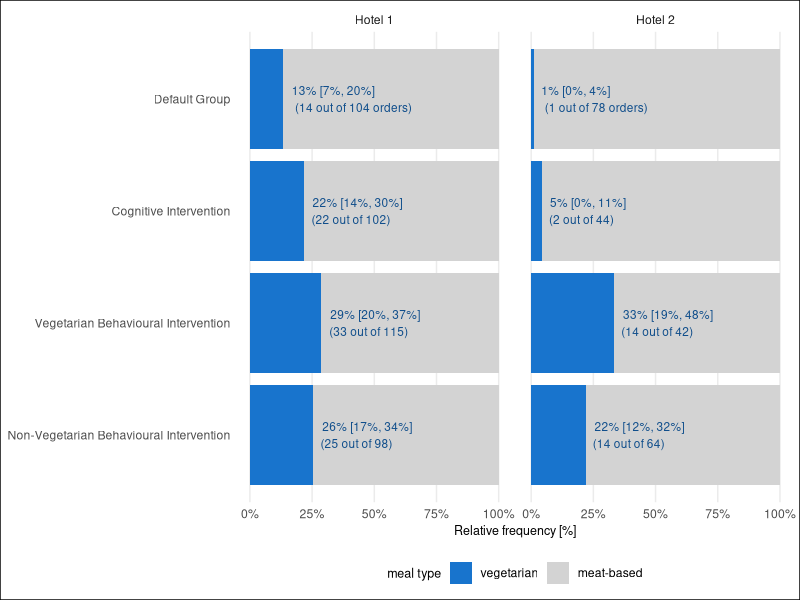
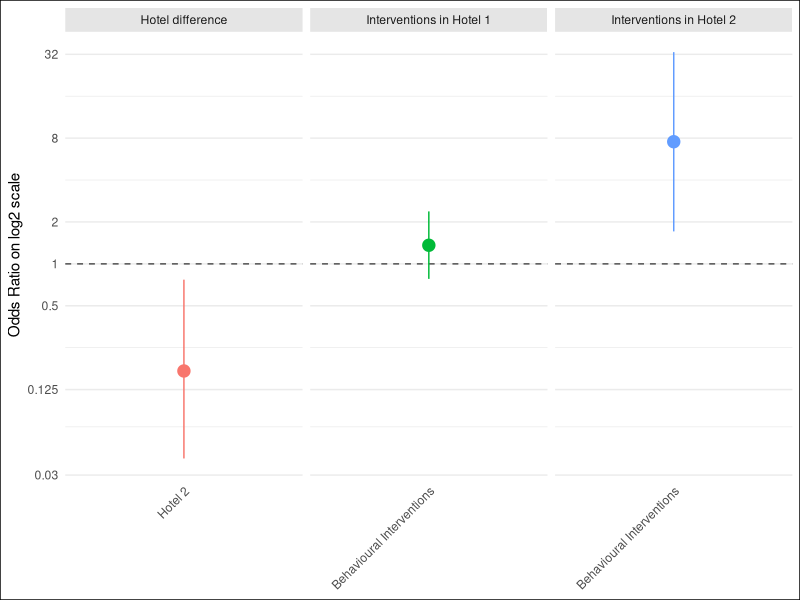
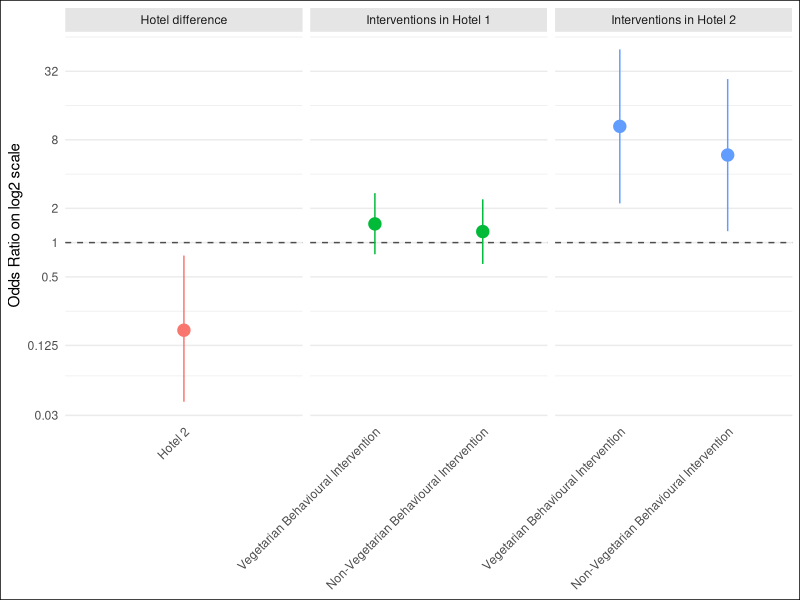

The R source for these figures, in order:
## ---- chunk 1
#| message: false

library(readxl)     # for read_excel()
library(dplyr)      # data handling
library(lubridate)  # datetime handling
library(ggplot2)    # data visualization
library(knitr)      # print tables
library(kableExtra) # print tables

# set global ggplot theme
theme_set(theme_minimal())
## ---- chunk 2
#| message: false

# read the hotel data on aggregated level
dat_hotel_agg <- readxl::read_excel("data/Hotel data.xlsx") %>% 
  select(-"...9", -"...10", -"...11")

# create a dataset on individual level
dat <- data.frame(hotel        = character(),
                  date         = character(),
                  intervention = character(),
                  meal_type    = character(),
                  date_weekday = character(),
                  date_weekend = character())
for (row in 1:nrow(dat_hotel_agg)) {
  n_veg    <- dat_hotel_agg$N_Vegetarian[row]
  n_nonVeg <- dat_hotel_agg$`N_Non-Vegetarian`[row]
  
  dat_new <- data.frame(hotel        = paste("hotel", dat_hotel_agg$Hotel[row]),
                        date         = dat_hotel_agg$Date[row] %>% as.character(),
                        intervention = dat_hotel_agg$Experimental_Condition[row] %>% as.character(),
                        meal_type    = c(rep("V", n_veg), rep("M", n_nonVeg)),
                        date_weekday = dat_hotel_agg$Day[row] %>% as.character(),
                        date_weekend = dat_hotel_agg$Weekend[row] %>% as.character())
  dat <- dat %>% bind_rows(dat_new)
}

# further data preparation
dat <- dat %>%
  as_tibble() %>% 
  mutate(hotel        = factor(hotel),
         date         = lubridate::as_date(date, format = "%Y-%m-%d"),
         intervention = case_when(intervention == "1" ~ "Default Group",
                                  intervention == "2" ~ "Cognitive Intervention",
                                  intervention == "3" ~ "Vegetarian Behavioural Intervention",
                                  intervention == "4" ~ "Non-Vegetarian Behavioural Intervention",
                                  TRUE                ~ NA_character_),
         intervention = factor(intervention, levels = c("Default Group", "Cognitive Intervention",
                                                        "Vegetarian Behavioural Intervention", "Non-Vegetarian Behavioural Intervention")),
         meal_type    = factor(meal_type),
         date_weekday = case_when(date_weekday == "1" ~ "Mo",
                                  date_weekday == "2" ~ "Di",
                                  date_weekday == "3" ~ "Mi",
                                  date_weekday == "4" ~ "Do",
                                  date_weekday == "5" ~ "Fr",
                                  date_weekday == "6" ~ "Sa",
                                  date_weekday == "7" ~ "So",
                                  TRUE                ~ NA_character_),
         date_weekday = factor(date_weekday, levels = c("Mo","Di","Mi","Do","Fr","Sa","So")),
         date_weekend = case_when(date_weekend == "1" ~ "weekend",
                                  date_weekend == "2" ~ "no weekend",
                                  TRUE                ~ NA_character_),
         date_weekend = factor(date_weekend))
## ---- chunk 3
#| column: page

# hotel
table(dat$hotel, useNA = "always") %>% 
  t() %>% kable(caption = "Distribution of hotels") %>% kable_styling()

# date
table(dat$hotel, dat$date, useNA = "always") %>% 
  t() %>% kable(caption = "Distribution of dates with observations, by hotel") %>% kable_styling()

# days
table(dat$hotel, dat$date_weekday, useNA = "always") %>% 
  t() %>% kable(caption = "Distribution of weekdays with observations, by hotel") %>% kable_styling()

# weekend
# note: we double checked, hotel 2 has no weekend observations
table(dat$hotel, dat$date_weekend, useNA = "always") %>% 
  t() %>% kable(caption = "Distribution of weekends by hotel (hotel 2 has no weekend observations") %>% kable_styling()
table(dat$date_weekday, dat$date_weekend, useNA = "always") %>% 
  t() %>% kable(caption = "Check if weekends are encoded correctly") %>% kable_styling()

# intervention
table(dat$hotel, dat$intervention, useNA = "always") %>% 
  t() %>% kable(caption = "Distribution of interventions") %>% kable_styling()

# meal_type
table(dat$hotel, dat$meal_type, useNA = "always") %>% 
  t() %>% kable(caption = "Distribution of ordered meals by hotel") %>% kable_styling()
table(dat$intervention, dat$meal_type, useNA = "always") %>% 
  t() %>% kable(caption = "Distribution of ordered meals by intervention") %>% kable_styling()
## ---- chunk 4
#| message: false
#| fig-width: 8
#| fig-height: 3.5

plot_dat <- dat %>% 
  filter(!is.na(meal_type)) %>% 
  mutate(hotel        = factor(hotel, levels = c("hotel 1", "hotel 2"), labels = c("Hotel 1", "Hotel 2")),
         meal_type    = factor(meal_type, levels = c("V", "M"), labels = c("vegetarian", "meat-based")),
         intervention = factor(intervention, levels = rev(levels(intervention))))

plotLabels_dat <- plot_dat %>% 
  group_by(hotel, intervention) %>% 
  summarize(n_veg             = sum(meal_type == "vegetarian"),
            n_total           = n(),
            veg_share         = n_veg / n_total,
            veg_share_se      = sqrt((veg_share * (1 - veg_share) / n_total)),
            veg_share_CIlower = veg_share - qnorm(.975) * veg_share_se,
            veg_share_CIupper = veg_share + qnorm(.975) * veg_share_se) %>% 
  mutate(veg_share_CIlower = case_when(veg_share_CIlower < 0 ~ 0,
                                       TRUE                  ~ veg_share_CIlower),
         veg_share_label = case_when(intervention == "Default Group" ~ paste0(scales::percent(veg_share, accuracy = 1), " [",
                                                                              scales::percent(veg_share_CIlower, accuracy = 1), ", ", 
                                                                              scales::percent(veg_share_CIupper, accuracy = 1), "]\n(",
                                                                              n_veg, " out of ", n_total, " orders)"),
                                     TRUE                            ~ paste0(scales::percent(veg_share, accuracy = 1), " [",
                                                                              scales::percent(veg_share_CIlower, accuracy = 1), ", ", 
                                                                              scales::percent(veg_share_CIupper, accuracy = 1), "]\n(",
                                                                              n_veg, " out of ", n_total, ")")))

plot_dat %>% 
  ggplot(aes(y = intervention)) +
  geom_bar(aes(fill = meal_type), position = position_fill(reverse = TRUE)) +
  geom_text(data = plotLabels_dat, aes(label = veg_share_label, x = veg_share),
            hjust = -0.1, col = "dodgerblue4", size = 3) +
  scale_fill_manual("meal type", values = c("dodgerblue3", "lightgray")) +
  scale_x_continuous("Relative frequency [%]", labels = scales::label_percent()) +
  facet_wrap(~ hotel) +
  theme(axis.title.y       = element_blank(),
        axis.title.x       = element_text(size = 9),
        plot.background    = element_rect(fill = "white"),
        panel.grid.major.y = element_blank(),
        panel.grid.minor.x = element_blank(),
        legend.position    = "bottom",
        legend.title       = element_text(size = 9))
# ggsave("results/Figure3_description.png", width = 8, height = 3.5)
## ---- chunk 5
### data preparation
# drop the control group
dat_noControl <- dat %>%
  filter(intervention != "Default Group") %>% 
  mutate(intervention = droplevels(intervention))
# create a new intervention variable joining the two behavioural interventions
dat_noControl <- dat_noControl %>% 
  mutate(intervention_grouped = factor(intervention,
                                       levels = c("Cognitive Intervention",
                                                  "Vegetarian Behavioural Intervention",
                                                  "Non-Vegetarian Behavioural Intervention"),
                                       labels = c("Cognitive Intervention",
                                                  "Behavioural Interventions",
                                                  "Behavioural Interventions")))

### model estimation
model1 <- glm(meal_type ~ hotel*intervention_grouped,
              family = binomial(link = "logit"), data = dat_noControl)

### summary table for the model
# base: reestimate the model with 'hotel 2' as reference category, to easily
#       retrieve the 'hotel 2'-specific intervention estimates and confidence intervals
model1_ref2 <- dat_noControl %>% 
  mutate(hotel = relevel(hotel, ref = "hotel 2")) %>% 
  glm(meal_type ~ hotel*intervention_grouped,
      family = binomial(link = "logit"), data = .)
# retrieve the two coefficient tables
coef1_tab1 <- summary(model1)$coefficients %>% 
  as.data.frame() %>% 
  mutate(parameter = row.names(.)) %>% 
  filter(!grepl("hotel 2:", parameter)) %>% 
  mutate(parameter = gsub("intervention_grouped", "hotel 1 intervention", parameter))
row.names(coef1_tab1) <- NULL
coef1_tab2 <- summary(model1_ref2)$coefficients %>%
  as.data.frame() %>% 
  mutate(parameter = row.names(.)) %>% 
  filter(!grepl("hotel 1:", parameter),
         grepl("intervention", parameter)) %>% 
  mutate(parameter = gsub("intervention_grouped", "hotel 2 intervention", parameter))
row.names(coef1_tab2) <- NULL
# merge the two tables
coef1_tab <- bind_rows(coef1_tab1, coef1_tab2)
# final preparations
coef1_tab <- coef1_tab %>% 
  rename(coef   = Estimate,
         se     = "Std. Error",
         pvalue = "Pr(>|z|)") %>% 
  mutate(coef_exp     = exp(coef),
         se_exp       = exp(se),
         CI_lower     = coef - qnorm(0.975) * se,
         CI_upper     = coef + qnorm(0.975) * se,
         CI_lower_exp = exp(CI_lower),
         CI_upper_exp = exp(CI_upper)) %>% 
  select(parameter, coef, se, coef_exp, se_exp, CI_lower_exp, CI_upper_exp, pvalue) %>% 
  mutate(across(c(coef, se, coef_exp, se_exp, CI_lower_exp, CI_upper_exp), function(x) { round(x, 2) }),
         pvalue    = round(pvalue, 4),
         pvalue    = case_when(parameter == "(Intercept)" ~ "-",
                               pvalue    <  0.0001        ~ "<0.0001",
                               TRUE                       ~ as.character(pvalue)),
         parameter = case_when(parameter == "(Intercept)"         ~ "intercept",
                               parameter == "hotelhotel 2"        ~ "hotel 2",
                               grepl("intervention", parameter)   ~ gsub("intervention", "intervention ", parameter),
                               TRUE                               ~ parameter))

coef1_tab %>% kable() %>% kable_styling()
# write.csv(coef1_tab, file = "results/model1_results.csv", row.names = FALSE)
## ---- chunk 6
#| fig-width: 8
#| fig-height: 5

# create a 'param_group' variable to categorize the effects in the plot
coef1_tab_plot <- coef1_tab %>% 
  filter(parameter != "intercept") %>% 
  mutate(param_group = case_when(grepl("hotel 1 int", parameter) ~ "Interventions in Hotel 1",
                                 grepl("hotel 2 int", parameter) ~ "Interventions in Hotel 2",
                                 TRUE                            ~ "Hotel difference"),
         param_group = factor(param_group),
         parameter   = gsub("hotel 1 intervention ", "", parameter),
         parameter   = gsub("hotel 2 intervention ", "", parameter),
         parameter   = case_when(parameter == "hotel 2" ~ "Hotel 2",
                                 TRUE                   ~ parameter),
         parameter   = factor(parameter, levels = c("Hotel 2", "Cognitive Intervention",
                                                    "Behavioural Interventions")))
# plot
ggplot(coef1_tab_plot, aes(x = parameter)) +
  geom_hline(yintercept = 1, col = "gray30", lty = 2) +
  geom_pointrange(aes(xmin = parameter, xmax = parameter, y = coef_exp,
                      ymin = CI_lower_exp, ymax = CI_upper_exp, col = param_group),
                  size = .8) +
  facet_grid(~ param_group, scales = "free_x") +
  scale_y_continuous("Odds Ratio on log2 scale", trans = "log2",
                     breaks       = c(0.030375, 0.125, 0.5, 1, 2, 8, 32, 128),
                     minor_breaks = c(0.0675, 0.25, 4, 16, 64, 256),
                     labels       = c("0.03", "0.125", "0.5", "1", "2", "8", "32", "128")) +
  theme(legend.position    = "none",
        plot.background    = element_rect(fill = "white"),
        strip.background   = element_rect(fill = "gray90", color = "transparent"),
        panel.grid.major.x = element_blank(),
        axis.title.x       = element_blank(),
        axis.text.x        = element_text(angle = 45, hjust = 1))
# ggsave("results/model1_effectPlot.png", width = 8, height = 5)
## ---- chunk 7
dispersion_parameter1 <- model1$deviance / model1$df.residual
## ---- chunk 8
### model estimation
model2 <- glm(meal_type ~ hotel*intervention,
              family = binomial(link = "logit"), data = dat_noControl)

### summary table for the model
# base: reestimate the model with 'hotel 2' as reference category, to easily
#       retrieve the 'hotel 2'-specific intervention estimates and confidence intervals
model2_ref2 <- dat_noControl %>% 
  mutate(hotel = relevel(hotel, ref = "hotel 2")) %>% 
  glm(meal_type ~ hotel*intervention,
      family = binomial(link = "logit"), data = .)
# retrieve the two coefficient tables
coef2_tab1 <- summary(model2)$coefficients %>% 
  as.data.frame() %>% 
  mutate(parameter = row.names(.)) %>% 
  filter(!grepl("hotel 2:", parameter)) %>% 
  mutate(parameter = gsub("intervention", "hotel 1 intervention", parameter))
row.names(coef2_tab1) <- NULL
coef2_tab2 <- summary(model2_ref2)$coefficients %>%
  as.data.frame() %>% 
  mutate(parameter = row.names(.)) %>% 
  filter(!grepl("hotel 1:", parameter),
         grepl("intervention", parameter)) %>% 
  mutate(parameter = gsub("intervention", "hotel 2 intervention", parameter))
row.names(coef2_tab2) <- NULL
# merge the two tables
coef2_tab <- bind_rows(coef2_tab1, coef2_tab2)
# final preparations
coef2_tab <- coef2_tab %>% 
  rename(coef   = Estimate,
         se     = "Std. Error",
         pvalue = "Pr(>|z|)") %>% 
  mutate(coef_exp     = exp(coef),
         se_exp       = exp(se),
         CI_lower     = coef - qnorm(0.975) * se,
         CI_upper     = coef + qnorm(0.975) * se,
         CI_lower_exp = exp(CI_lower),
         CI_upper_exp = exp(CI_upper)) %>% 
  select(parameter, coef, se, coef_exp, se_exp, CI_lower_exp, CI_upper_exp, pvalue) %>% 
  mutate(across(c(coef, se, coef_exp, se_exp, CI_lower_exp, CI_upper_exp), function(x) { round(x, 2) }),
         pvalue    = round(pvalue, 4),
         pvalue    = case_when(parameter == "(Intercept)" ~ "-",
                               pvalue    <  0.0001        ~ "<0.0001",
                               TRUE                       ~ as.character(pvalue)),
         parameter = case_when(parameter == "(Intercept)"         ~ "intercept",
                               parameter == "hotelhotel 2"        ~ "hotel 2",
                               grepl("intervention", parameter)   ~ gsub("intervention", "intervention ", parameter),
                               TRUE                               ~ parameter))

coef2_tab %>% kable() %>% kable_styling()
# write.csv(coef2_tab, file = "results/model2_results.csv", row.names = FALSE)
## ---- chunk 9
#| fig-width: 8
#| fig-height: 5

# create a 'param_group' variable to categorize the effects in the plot
coef2_tab_plot <- coef2_tab %>% 
  filter(parameter != "intercept") %>% 
  mutate(param_group = case_when(grepl("hotel 1 int", parameter) ~ "Interventions in Hotel 1",
                                 grepl("hotel 2 int", parameter) ~ "Interventions in Hotel 2",
                                 TRUE                            ~ "Hotel difference"),
         param_group = factor(param_group),
         parameter   = gsub("hotel 1 intervention ", "", parameter),
         parameter   = gsub("hotel 2 intervention ", "", parameter),
         parameter   = case_when(parameter == "hotel 2" ~ "Hotel 2",
                                 TRUE                   ~ parameter),
         parameter   = factor(parameter, levels = c("Hotel 2", "Cognitive Intervention",
                                                    "Vegetarian Behavioural Intervention",
                                                    "Non-Vegetarian Behavioural Intervention")))
# plot
ggplot(coef2_tab_plot, aes(x = parameter)) +
  geom_hline(yintercept = 1, col = "gray30", lty = 2) +
  geom_pointrange(aes(xmin = parameter, xmax = parameter, y = coef_exp,
                      ymin = CI_lower_exp, ymax = CI_upper_exp, col = param_group),
                  size = .8) +
  facet_grid(~ param_group, scales = "free_x") +
  scale_y_continuous("Odds Ratio on log2 scale", trans = "log2",
                     breaks       = c(0.030375, 0.125, 0.5, 1, 2, 8, 32, 128),
                     minor_breaks = c(0.0675, 0.25, 4, 16, 64, 256),
                     labels       = c("0.03", "0.125", "0.5", "1", "2", "8", "32", "128")) +
  theme(legend.position    = "none",
        plot.background    = element_rect(fill = "white"),
        strip.background   = element_rect(fill = "gray90", color = "transparent"),
        panel.grid.major.x = element_blank(),
        axis.title.x       = element_blank(),
        axis.text.x        = element_text(angle = 45, hjust = 1))
# ggsave("results/Figure4_model2_effectPlot.png", width = 8, height = 5)
## ---- chunk 10
dispersion_parameter2 <- model2$deviance / model2$df.residual
## ---- chunk 11
coef1_tab %>% 
  filter(grepl("Intervention", parameter)) %>% 
  select(-coef, -se, -se_exp) %>% 
  kable() %>% 
  kable_styling()
## ---- chunk 12
coef2_tab %>% 
  filter(grepl(" Vegetarian", parameter)) %>% 
  select(-coef, -se, -se_exp) %>% 
  kable() %>% 
  kable_styling()
## ---- chunk 13
coef2_tab %>% 
  filter(grepl("Non-Vegetarian", parameter)) %>% 
  select(-coef, -se, -se_exp) %>% 
  kable() %>% 
  kable_styling()
## ---- chunk 14
# model estimation
model2_noHotel <- glm(meal_type ~ intervention,
                      family = binomial(link = "logit"), data = dat_noControl)

model2_anova <- anova(model2, model2_noHotel, test = "LRT")
## ---- chunk 15
# base information
dat_hotel2     <- dat %>% filter(hotel == "hotel 2")
n_days         <- dat_hotel2$date %>% unique() %>% length()
n_mealsPerDay  <- nrow(dat_hotel2) / n_days
n_mealsPerYear <- n_mealsPerDay * 5 * 52

# meal orders
mealOrders_default <- dat_hotel2 %>% 
  filter(intervention == "Default Group") %>% 
  pull(meal_type) %>% 
  table() %>% 
  prop.table()
mealOrders_intervention <- dat_hotel2 %>% 
  filter(intervention == "Vegetarian Behavioural Intervention") %>% 
  pull(meal_type) %>% 
  table() %>% 
  prop.table()

# CO2 emissions
CO2_kg_default <- unname(n_mealsPerYear * mealOrders_default["M"] * 2.9 + 
                           n_mealsPerYear * mealOrders_default["V"] * 1.7)
CO2_kg_intervention <- unname(n_mealsPerYear * mealOrders_intervention["M"] * 2.9 + 
                                n_mealsPerYear * mealOrders_intervention["V"] * 1.7)
